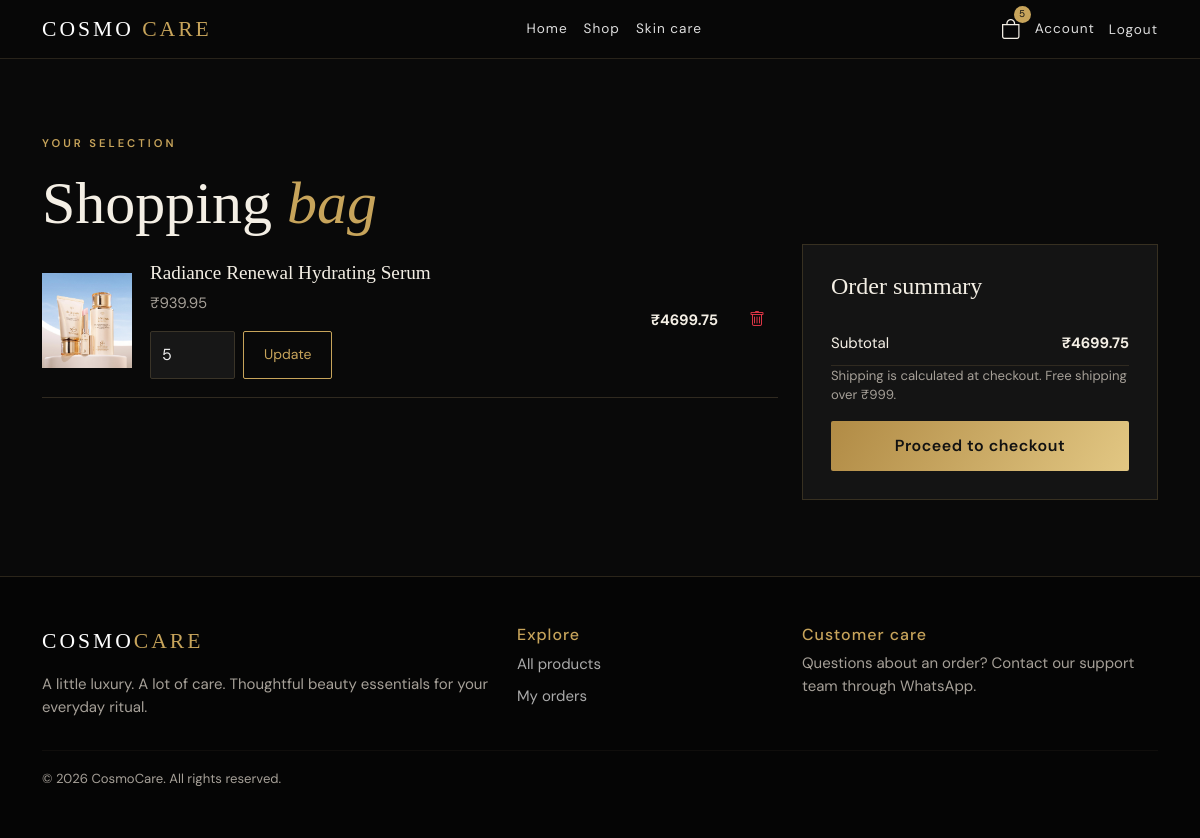
The app's page /cart/ (signed in) with its own data.
### cart/models.py (models this page shows)
class CartItem(models.Model):
    user = models.ForeignKey(User, on_delete=models.CASCADE, related_name="cart_items")
    product = models.ForeignKey(Product, on_delete=models.CASCADE)
    quantity = models.PositiveIntegerField(default=1)
    class Meta:
        unique_together = ("user", "product")
    @property
    def line_total(self): return self.product.current_price * self.quantity

### catalog/models.py (models this page shows, shortened)
class Product(models.Model):
    category = models.ForeignKey(Category, on_delete=models.PROTECT, related_name="products")
    name = models.CharField(max_length=180)
    slug = models.SlugField(unique=True, blank=True)
    short_description = models.CharField(max_length=255, blank=True)
    description = models.TextField(blank=True)
    ingredients = models.TextField(blank=True)
    how_to_use = models.TextField(blank=True)
    skin_type = models.CharField(max_length=100, blank=True)
    price = models.DecimalField(max_digits=10, decimal_places=2)
    sale_price = models.DecimalField(max_digits=10, decimal_places=2, null=True, blank=True)
    stock = models.PositiveIntegerField(default=0)
    image = models.ImageField(upload_to="products/", blank=True, null=True)
    is_featured = models.BooleanField(default=False)
    is_active = models.BooleanField(default=True)
    created_at = models.DateTimeField(auto_now_add=True)
    @property
    def current_price(self): return self.sale_price if self.sale_price is not None else self.price

### cart/views.py (the view)
# urls.py: path("", views.cart_detail, name="cart_detail"),
@login_required
def cart_detail(request):
    items = request.user.cart_items.select_related("product")
    subtotal = sum(i.line_total for i in items)
    return render(request, "cart/cart.html", {"items": items, "subtotal": subtotal})

### cart/context_processors.py (called while the page is built)
def cart_summary(request):
    if request.user.is_authenticated:
        items = request.user.cart_items.select_related("product")
        return {"nav_cart_count": sum(i.quantity for i in items)}
    return {"nav_cart_count": 0}

### templates/cart/cart.html (shortened to what this page needs)
{% extends "base.html" %}
{% block content %}
<section class="container section-pad">
    <p class="eyebrow">YOUR SELECTION</p>
    <h1>Shopping <em>bag</em></h1>
    {% if items %}
        <div class="row g-4">
            <div class="col-lg-8">
                {% for item in items %}
                    <div class="cart-row">
                        <div class="cart-thumb">
                            {% if item.product.image %}
                                <img src="{{ item.product.image.url }}">
                            {% else %}<i
                                class="bi bi-droplet"></i>
                            {% endif %}
                        </div>
                    <div class="flex-grow-1">
                        <h5>{{ item.product.name }}</h5>
                        <p class="muted">₹{{ item.product.current_price }}</p>
                        <form method="post" action="{% url 'update_cart' item.id %}" class="d-flex gap-2">
                            <input class="form-control cc-input qty-input" type="number" name="quantity" min="0" max="{{ item.product.stock }}" value="{{ item.quantity }}">
                            <button  class="btn btn-outline-gold btn-sm"> Update </button>
                        </form>
                    </div>
                        <strong>₹{{ item.line_total }}</strong>
                        <form method="post" action="{% url 'remove_from_cart' item.id %}">
                            <button class="btn btn-link text-danger"><i class="bi bi-trash"></i></button></form>
                    </div>
                {% endfor %}
            </div>
            <div class="col-lg-4">
                <div class="summary-card">
                    <h4>Order summary</h4>
                    <div class="summary-line"><span>Subtotal</span><strong>₹{{ subtotal }}</strong></div>
                    <p class="muted small">Shipping is calculated at checkout. Free shipping over ₹999.</p><a
                        href="{% url 'checkout' %}" class="btn btn-gold w-100">Proceed to checkout</a>
                </div>
            </div>
        </div>
            {% else %}
            <div class="empty-state">
                <i class="bi bi-bag"></i>
                <h3>Your bag is waiting</h3>
                <a class="btn btn-gold" href="{% url 'product_list' %}">Explore products</a>
            </div>
    {% endif %}
</section>
{% endblock %}

### static/css/style.css (style rules this page uses)
:root { --black:#090909;--panel:#141414;--panel2:#1b1b1b;--gold:#c7a45b;--gold2:#e2c783;--cream:#f4efe5;--muted:#a6a098 }
* { box-sizing:border-box }
body { background:var(--black);color:var(--cream);font-family:'DM Sans',sans-serif;font-size:15px }
a { color:inherit;text-decoration:none }
.eyebrow { color:var(--gold);font-size:.7rem;letter-spacing:3px;font-weight:600;margin-bottom:18px }
.hero h1,.page-title,h1 { font-family:'Playfair Display',serif;font-size:clamp(2.5rem,5vw,4.6rem);line-height:1.1;font-weight:400 }
.hero h1 em,h1 em,h2 em { color:var(--gold);font-weight:400 }
.btn-gold { background:linear-gradient(120deg,#b18b45,#e2c783);border:0;color:#111;padding:13px 23px;font-weight:600;letter-spacing:.5px;border-radius:2px }
.btn-outline-gold { border:1px solid var(--gold);color:var(--gold);padding:11px 20px;border-radius:2px }
.section-pad { padding-top:76px;padding-bottom:76px }
.muted { color:var(--muted) }
.cc-input,.form-control,.form-select { background:#171717;border:1px solid #3a3428;color:#eee;border-radius:2px;padding:11px }
.form-control::placeholder { color:#777 }
.qty-input { max-width:85px }
.auth-card,.summary-card { background:#141414;border:1px solid #373021;padding:28px;width:100%;max-width:560px }
.cart-row { display:flex;align-items:center;gap:18px;padding:18px 0;border-bottom:1px solid #302a20 }
.cart-thumb { width:90px;height:95px;background:#201b14;display:grid;place-items:center;color:var(--gold);font-size:2rem;flex-shrink:0 }
.cart-thumb img { width:100%;height:100%;object-fit:cover }
.cart-row h5 { font:1.2rem 'Playfair Display' }
.summary-card { max-width:none }
.summary-card h4 { font:1.5rem 'Playfair Display';margin-bottom:22px }
.summary-line { display:flex;justify-content:space-between;padding:10px 0;border-bottom:1px solid #302a20 }

### records on screen
CartItem: product.image (picture), product.name "Radiance Renewal Hydrating Serum", product.current_price "939.95", quantity "5", line_total "4699.75"

### other values on screen
{{ nav_cart_count|default:0 }} "5"
{{ subtotal }} "4699.75"
